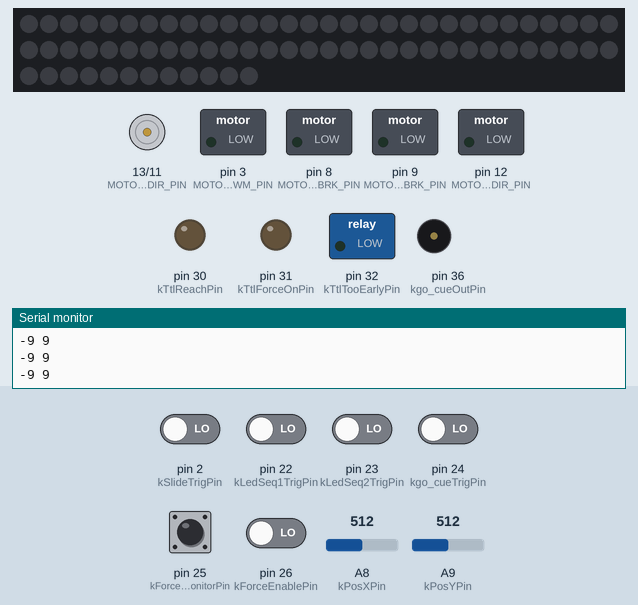
This sketch was run on a simulated Arduino Mega 2560, built with avr-gcc and run on an emulated ATmega2560. On the bench: 72 RGB LEDs in strip order, left to right, continuing on the next row, direction and speed pins drawn as motors (green arrow = direction pin HIGH = forward, orange = LOW = backward, longer = more drive), switched loads named in the sketch (green lamp = pin HIGH), output pins drawn as LEDs (lit = HIGH), buzzer (waves = sounding), the last lines printed to the serial monitor. Inputs (shaded band) come from the test bench; at power-on: pin 2 (kSlideTrigPin), pin 22 (kLedSeq1TrigPin), pin 23 (kLedSeq2TrigPin), pin 24 (kgo_cueTrigPin), pin 25 (kForceOnsetMonitorPin), pin 26 (kForceEnablePin) LOW, A9 (kPosYPin) = 512, A8 (kPosXPin) = 512. Dim RGB values are drawn brighter than linear.

Above: at 1.2 s.
1.3 s: pin 22 (kLedSeq1TrigPin) driven HIGH
3.7 s: pin 2 (kSlideTrigPin) driven HIGH
At 5.2 s:
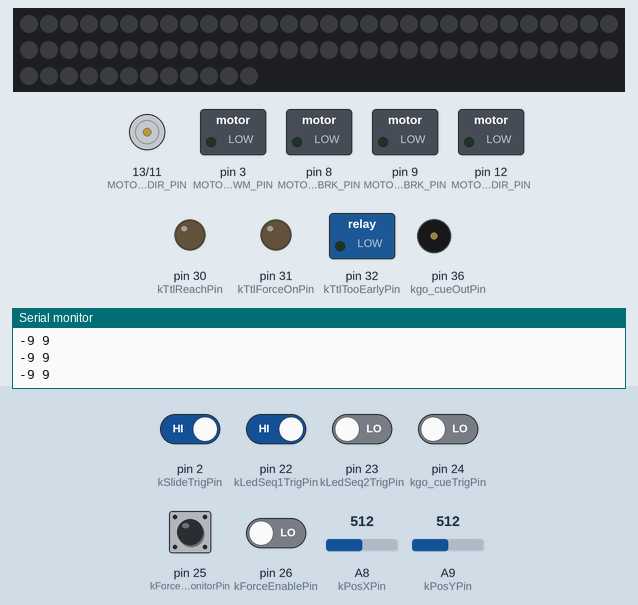
6.7 s: A9 (kPosYPin) set to 422
9.7 s: A9 (kPosYPin) set to 403
11.2 s: pin 24 (kgo_cueTrigPin) driven HIGH
At 11.81 s:
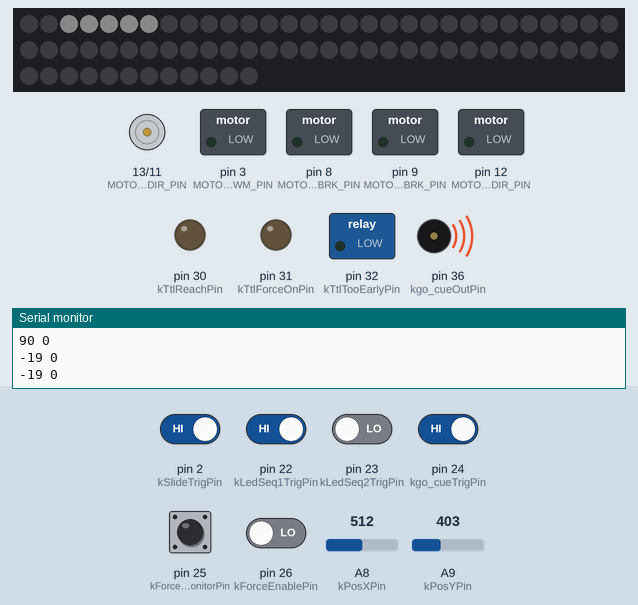
14.2 s: pin 23 (kLedSeq2TrigPin) driven HIGH
Timing chart, 0 to 17.2 s (numbered marks = the images above; inputs shaded):
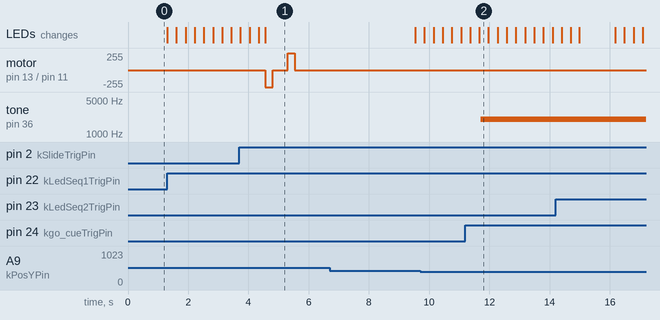

Measured:
- after the input at 3.7 s, motor on pin 13 (MOTOR_B_DIR_PIN) / pin 11 (MOTOR_B_PWM_PIN): stopped → backward 255/255 after 0.86 s, → stopped 0.24 s later, → forward 255/255 0.50 s later, → stopped 0.23 s later; the LEDs: first differ from a run without the input after 0.86 s (image 1)
- after the input at 11.2 s, tone on pin 36 (kgo_cueOutPin): silent → 2000 Hz after 0.51 s

The sketch:

Joystick_ForceField_v3.ino
```cpp
#include <Arduino.h>
#include <FastLED.h>
#include "src/MotorShield/MotorShield.h"

/*
  Joystick_ForceField_v3
  ----------------------
  Cleaned release-oriented refactor of the original joystick force-field control
  sketch used with an Arduino Mega 2560.

  Purpose
  - Sample joystick x/y position at 1 kHz using Timer5 + ADC interrupts.
  - Receive force commands from Bpod over Serial1.
  - Drive Motor A continuously during Bpod-defined force states.
  - Drive Motor B for the slide-close / recenter sequence.
  - Return brief TTL pulses to Bpod for force-on and too-early event detection.
  - Provide a reach-level TTL signal, go_cue feedback, and LED feedback.

  Behavioral note
  - Motor force is applied continuously while the joystick is above the
    force-on threshold and FORCE_ENABLE_PIN remains high.
  - TTL_FORCE_ON_PIN returns repeated brief pulses to Bpod while the joystick
    remains above the force-on threshold and FORCE_ONSET_MONITOR_PIN is high.
    This repeated pulsing is intentional so that Bpod does not miss a single
    brief event pulse.
  - TTL_TOO_EARLY_PIN returns repeated brief pulses to Bpod while the
    too-early criterion is satisfied. This repeated pulsing is also intentional.
  - TTL_REACH_PIN is a sustained level signal while the reach criterion is met.
*/


// -----------------------------------------------------------------------------
// Build options
// -----------------------------------------------------------------------------
constexpr bool kEnableSerialDebug = true;   // USB Serial Plotter debug output
constexpr uint32_t kSystemBaudRate = 115200; // Use fast serial if debug is enabled
constexpr uint32_t kBpodBaudRate = 115200;

// -----------------------------------------------------------------------------
// Hardware / task configuration
// -----------------------------------------------------------------------------
constexpr uint8_t kNumLeds = 72;
constexpr uint8_t kLedBrightness = 10;
constexpr uint16_t kAdcPeriodUs = 1000;      // 1 kHz joystick sampling
constexpr uint16_t kTtlPulseMs = 2;          // Pulse width for Bpod return pulses
constexpr uint16_t kMotorCommandPauseUs = 300;

// Joystick baseline and thresholds (ADC units)
volatile int16_t gBaselineX = 521;
volatile int16_t gBaselineY = 521;
constexpr int16_t kXWindowLimit = 50;             // reach / force-off X threshold
constexpr int16_t kForceOffsetThresholdY = 120;  // reach / force-off Y threshold
constexpr int16_t kForceOnsetThresholdY = 40;   // force-on  threshold
constexpr int16_t kTooEarlyThresholdY = 100;    // early movement threshold

// go_cue shaping thresholds (ADC units)
constexpr int16_t kgo_cueXGate = 50;
constexpr int16_t kgo_cueYGate = 40;
constexpr uint16_t kBasego_cueHz = 2000;

// -----------------------------------------------------------------------------
// GPIO mapping
// -----------------------------------------------------------------------------
constexpr uint8_t kLedDataOutPin = 37;   // WS2811 data pin
constexpr uint8_t kLedSeq1TrigPin = 22;  // Bpod BNC OUT 1
constexpr uint8_t kLedSeq2TrigPin = 23;  // Bpod BNC OUT 2
constexpr uint8_t kSlideTrigPin = 2;     // Bpod Wire OUT 1
constexpr uint8_t kgo_cueTrigPin = 24;   // Bpod Wire OUT 2; state gate for position monitoring and go_cue output
constexpr uint8_t kForceOnsetMonitorPin = 25;   // Bpod Wire OUT 3
constexpr uint8_t kForceEnablePin = 26;  // Bpod Wire OUT 4
constexpr uint8_t kgo_cueOutPin = 36;
constexpr uint8_t kTtlReachPin = 30;     // Bpod Wire IN 1
constexpr uint8_t kTtlForceOnPin = 31;   // Bpod Wire IN 2
constexpr uint8_t kTtlTooEarlyPin = 32;    // Bpod Wire IN 3
constexpr uint8_t kPosXPin = A8;
constexpr uint8_t kPosYPin = A9;
constexpr uint8_t kInternalLedPin = 13;

// -----------------------------------------------------------------------------
// Timer / ADC constants
// -----------------------------------------------------------------------------
constexpr uint16_t kTimerMax = 0xFFFF;

// -----------------------------------------------------------------------------
// Global state shared across ISRs and loop()
// -----------------------------------------------------------------------------
volatile int16_t gPosX = 0;
volatile int16_t gPosY = 0;
volatile uint8_t gCurrentAdcChannel = kPosXPin;
volatile bool gAdcSampleReady = false;
volatile bool gSlideResetRequested = false;
volatile bool gBaselineResetRequested = false;

// Bpod command byte that controls motor amplitude
uint8_t gForceFactor = 0;

// Diagnostics / derived joystick variables
int16_t gDiffX = 0;
int16_t gDiffY = 0;

// Peripheral objects
CRGB gLeds[kNumLeds];
MotorShield gMotorShield;

// -----------------------------------------------------------------------------
// Forward declarations
// -----------------------------------------------------------------------------
uint16_t calculateTimerTop(const uint32_t fosc, const uint16_t prescaler, const uint32_t timeTopUs);
void initTimer5(const uint32_t microSeconds);
void initADC();
void handleSlideTrigger();

void readBpodForceCommand();
void processLatestJoystickSample();
void processJoystickSample(const int16_t posX, const int16_t posY);
void updateForceMotor(const int16_t diffX, const int16_t diffY);
void updateTooEarlyPulse(const int16_t diffX, const int16_t diffY);
void updatego_cueAndReachTtl(const int16_t diffX, const int16_t diffY);
void updateLedSequences();
void recalibrateBaseline();
void runSlideCloseSequence();
void sendPulse(const uint8_t pin, const uint16_t pulseMs);
void stopForceMotor();
void debugPrintJoystick(const int16_t diffX, const int16_t diffY);

void runLedClockwise();
void runLedClockwiseContinuous();
void runLedCounterclockwise();
void runLedCounterclockwiseContinuous();
void runLedBlink();

// -----------------------------------------------------------------------------
// Timer helpers
// -----------------------------------------------------------------------------
uint16_t calculateTimerTop(const uint32_t fosc,
                           const uint16_t prescaler,
                           const uint32_t timeTopUs) {
  const uint32_t scaled = ((fosc / 1000000UL) * timeTopUs) + (prescaler / 2UL);
  return static_cast<uint16_t>((scaled / prescaler) - 1UL);
}

void initTimer5(const uint32_t microSeconds) {
#if !defined(__AVR_ATmega2560__)
#error Only ATMEGA2560 MCU supported (Arduino Mega 2560)
#endif

  uint8_t prescaleBits = 0;
  uint32_t timerTicks = ((F_CPU / 1000000UL) * microSeconds) - 1UL;

  if (timerTicks < kTimerMax) {
    prescaleBits = (1 << CS50);
    timerTicks = calculateTimerTop(F_CPU, 1, microSeconds);
  } else if ((timerTicks >>= 3) < kTimerMax) {
    prescaleBits = (1 << CS51);
    timerTicks = calculateTimerTop(F_CPU, 8, microSeconds);
  } else if ((timerTicks >>= 3) < kTimerMax) {
    prescaleBits = (1 << CS51) | (1 << CS50);
    timerTicks = calculateTimerTop(F_CPU, 64, microSeconds);
  } else if ((timerTicks >>= 2) < kTimerMax) {
    prescaleBits = (1 << CS52);
    timerTicks = calculateTimerTop(F_CPU, 256, microSeconds);
  } else if ((timerTicks >>= 2) < kTimerMax) {
    prescaleBits = (1 << CS52) | (1 << CS50);
    timerTicks = calculateTimerTop(F_CPU, 1024, microSeconds);
  } else {
    prescaleBits = (1 << CS52) | (1 << CS50);
    timerTicks = kTimerMax;
  }

  TCCR5B &= ~((1 << CS52) | (1 << CS51) | (1 << CS50));
  TCCR5A = 0x00;
  TCCR5B = (1 << WGM52);
  TCCR5C = 0x00;
  OCR5A = static_cast<uint16_t>(timerTicks);
  TIMSK5 = (1 << OCIE5A);
  TCNT5 = 0x0000;
  TCCR5B |= prescaleBits;
}

ISR(TIMER5_COMPA_vect) {
  ADCSRA |= (1 << ADSC);
}

// -----------------------------------------------------------------------------
// ADC helpers
// -----------------------------------------------------------------------------
void initADC() {
#if !defined(__AVR_ATmega2560__)
#error Only ATMEGA2560 MCU supported (Arduino Mega 2560)
#endif

  uint8_t tempCh = (gCurrentAdcChannel - 54) & 0x0F;

  ADCSRA = 0x00;
  ADMUX = 0x00;
  ADMUX |= (1 << REFS0);
  ADMUX |= (tempCh & ((1 << MUX2) | (1 << MUX1) | (1 << MUX0)));

  ADCSRB = 0x00;
  ADCSRB |= (tempCh & (1 << MUX5));

  ADCSRA |= (1 << ADEN) | (1 << ADIE) | (1 << ADPS2) | (1 << ADPS1) | (1 << ADPS0);
}

ISR(ADC_vect) {
  const uint16_t tempAdc = ADC;
  uint8_t tempCh;

  ADMUX &= ~((1 << MUX4) | (1 << MUX3) | (1 << MUX2) | (1 << MUX1) | (1 << MUX0));
  ADCSRB &= ~(1 << MUX5);

  if (gCurrentAdcChannel == kPosXPin) {
    gPosX = static_cast<int16_t>(tempAdc);
    gCurrentAdcChannel = kPosYPin;
    tempCh = (gCurrentAdcChannel - 54) & 0x0F;
    ADMUX |= (tempCh & ((1 << MUX2) | (1 << MUX1) | (1 << MUX0)));
    ADCSRB |= (tempCh & (1 << MUX5));
    ADCSRA |= (1 << ADSC);
  } else if (gCurrentAdcChannel == kPosYPin) {
    gPosY = static_cast<int16_t>(tempAdc);
    gCurrentAdcChannel = kPosXPin;
    tempCh = (gCurrentAdcChannel - 54) & 0x0F;
    ADMUX |= (tempCh & ((1 << MUX2) | (1 << MUX1) | (1 << MUX0)));
    ADCSRB |= (tempCh & (1 << MUX5));
    gAdcSampleReady = true;
  }
}

// -----------------------------------------------------------------------------
// External interrupt
// -----------------------------------------------------------------------------
void handleSlideTrigger() {
  gSlideResetRequested = true;
}

// -----------------------------------------------------------------------------
// Arduino lifecycle
// -----------------------------------------------------------------------------
void setup() {
  if (kEnableSerialDebug) {
    Serial.begin(kSystemBaudRate);
  }
  Serial1.begin(kBpodBaudRate);

  gMotorShield.begin(MOTOR_AB);
  gMotorShield.set_forward_direction(MOTOR_A, LOW);
  gMotorShield.set_forward_direction(MOTOR_B, LOW);

  pinMode(kForceEnablePin, INPUT);
  pinMode(kForceOnsetMonitorPin, INPUT);
  pinMode(kSlideTrigPin, INPUT);

  pinMode(kLedDataOutPin, OUTPUT);
  pinMode(kLedSeq1TrigPin, INPUT);
  pinMode(kLedSeq2TrigPin, INPUT);
  pinMode(kInternalLedPin, OUTPUT);

  pinMode(kgo_cueTrigPin, INPUT);
  pinMode(kgo_cueOutPin, OUTPUT);

  pinMode(kTtlReachPin, OUTPUT);
  pinMode(kTtlForceOnPin, OUTPUT);
  pinMode(kTtlTooEarlyPin, OUTPUT);

  digitalWrite(kTtlReachPin, LOW);
  digitalWrite(kTtlForceOnPin, LOW);
  digitalWrite(kTtlTooEarlyPin, LOW);

  FastLED.addLeds<WS2811, kLedDataOutPin, RGB>(gLeds, kNumLeds);
  FastLED.setBrightness(kLedBrightness);
  FastLED.clear(true);

  attachInterrupt(digitalPinToInterrupt(kSlideTrigPin), handleSlideTrigger, RISING);

  gCurrentAdcChannel = kPosXPin;
  initADC();
  initTimer5(kAdcPeriodUs);
}

void loop() {
  if (gSlideResetRequested) {
    runSlideCloseSequence();
    gSlideResetRequested = false;
  }

  readBpodForceCommand();

  if (gAdcSampleReady) {
    processLatestJoystickSample();
  }

  updateLedSequences();
}

// -----------------------------------------------------------------------------
// Main task logic
// -----------------------------------------------------------------------------
void readBpodForceCommand() {
  if (Serial1.available() > 0) {
    gForceFactor = static_cast<uint8_t>(Serial1.read());
  }
}

void processLatestJoystickSample() {
  int16_t posX = 0;
  int16_t posY = 0;

  noInterrupts();
  gAdcSampleReady = false;
  posX = gPosX;
  posY = gPosY;
  interrupts();

  if (gBaselineResetRequested) {
    recalibrateBaseline();
    gBaselineResetRequested = false;
  }

  processJoystickSample(posX, posY);
}

void processJoystickSample(const int16_t posX, const int16_t posY) {
  noInterrupts();
  const int16_t baselineX = gBaselineX;
  const int16_t baselineY = gBaselineY;
  interrupts();

  gDiffX = abs(posX - baselineX);
  gDiffY = posY - baselineY;

  debugPrintJoystick(gDiffX, gDiffY);

  updateForceMotor(gDiffX, gDiffY);
  updateTooEarlyPulse(gDiffX, gDiffY);
  updatego_cueAndReachTtl(gDiffX, gDiffY);
}

void updateForceMotor(const int16_t /*diffX*/, const int16_t diffY) {
  if (diffY > kForceOnsetThresholdY) {
    if (digitalRead(kForceOnsetMonitorPin) == HIGH) {
      // Return repeated brief pulses to Bpod while the onset-monitor gate is
      // high and the joystick remains above threshold. Repeated pulses are
      // intentional here to reduce the chance that Bpod misses a single pulse.
      sendPulse(kTtlForceOnPin, kTtlPulseMs);
    }

    if (digitalRead(kForceEnablePin) == HIGH) {
      gMotorShield.backward(MOTOR_A, gForceFactor);
      delayMicroseconds(kMotorCommandPauseUs);
      return;
    }
  }

  stopForceMotor();
}

void updateTooEarlyPulse(const int16_t diffX, const int16_t diffY) {
  if (diffY > kTooEarlyThresholdY) {
    // Return repeated brief pulses to Bpod while the too-early
    // criterion remains true. Repeated pulses are intentional here.
    sendPulse(kTtlTooEarlyPin, kTtlPulseMs);
  }
}

void updatego_cueAndReachTtl(const int16_t diffX, const int16_t diffY) {
  // kgo_cueTrigPin is a Bpod-controlled state gate. When HIGH, Arduino
  // enters the active monitoring state: it evaluates joystick position,
  // drives position-dependent go_cue output, and returns reach detection
  // to Bpod on kTtlReachPin.
  if (digitalRead(kgo_cueTrigPin) == HIGH) {
    if ((diffX < kgo_cueXGate) && (diffY > kgo_cueYGate)) {
      tone(kgo_cueOutPin, static_cast<unsigned int>((diffY * diffY) / 5 + kBasego_cueHz));
    } else {
      tone(kgo_cueOutPin, kBasego_cueHz);
    }

    // Return a sustained HIGH signal to Bpod while the reach criterion is
    // satisfied during the active monitoring state.
    if ((diffY > kForceOffsetThresholdY) && (diffX < kXWindowLimit)) {
      digitalWrite(kTtlReachPin, HIGH);
    } else {
      digitalWrite(kTtlReachPin, LOW);
    }
  } else {
    // Outside the Bpod monitoring state, go_cue output is disabled and the
    // reach-return line is held LOW.
    noTone(kgo_cueOutPin);
    digitalWrite(kTtlReachPin, LOW);
  }
}

void updateLedSequences() {
  if (digitalRead(kLedSeq1TrigPin) == HIGH) {
    runLedCounterclockwise();
  }

  if (digitalRead(kLedSeq2TrigPin) == HIGH) {
    runLedBlink();
  }
}

void recalibrateBaseline() {
  // Re-estimate joystick resting baseline during the Bpod dummy/reset state
  // using a fresh average of new samples only.
  delay(2000);

  int32_t sumX = 0;
  int32_t sumY = 0;

  for (uint8_t ii = 0; ii < 10; ++ii) {
    noInterrupts();
    const int16_t posX = gPosX;
    const int16_t posY = gPosY;
    interrupts();

    sumX += posX;
    sumY += posY;
    delay(200);
  }

  noInterrupts();
  gBaselineX = static_cast<int16_t>(sumX / 10);
  gBaselineY = static_cast<int16_t>(sumY / 10);
  interrupts();
}

void runSlideCloseSequence() {
  gMotorShield.forward(MOTOR_B, 255);
  delay(240);
  gMotorShield.stop(MOTOR_B);
  delay(500);

  gMotorShield.backward(MOTOR_B, 255);
  delay(230);
  gMotorShield.stop(MOTOR_B);
  delayMicroseconds(10);

  digitalWrite(kTtlReachPin, LOW);
  gBaselineResetRequested = true;
}

void sendPulse(const uint8_t pin, const uint16_t pulseMs) {
  digitalWrite(pin, HIGH);
  delay(pulseMs);
  digitalWrite(pin, LOW);
}

void stopForceMotor() {
  gMotorShield.stop(MOTOR_A);
  delayMicroseconds(kMotorCommandPauseUs);
}

void debugPrintJoystick(const int16_t diffX, const int16_t diffY) {
  if (!kEnableSerialDebug) {
    return;
  }

  static uint32_t lastPrintMs = 0;
  const uint32_t now = millis();
  if (now - lastPrintMs < 10) {
    return;
  }
  lastPrintMs = now;

  Serial.print(diffY);
  Serial.print(' ');
  Serial.println(diffX);
}

// -----------------------------------------------------------------------------
// LED helper routines (kept largely unchanged from v2)
// -----------------------------------------------------------------------------
void runLedClockwise() {
  for (int whiteLed = 0; whiteLed < kNumLeds - 4; ++whiteLed) {
    gLeds[whiteLed] = CRGB::White;
    gLeds[whiteLed + 1] = CRGB::White;
    gLeds[whiteLed + 2] = CRGB::White;
    gLeds[whiteLed + 3] = CRGB::White;
    gLeds[whiteLed + 4] = CRGB::White;
    FastLED.show();

    gLeds[whiteLed] = CRGB::Black;
    gLeds[whiteLed + 1] = CRGB::Black;
    gLeds[whiteLed + 2] = CRGB::Black;
    gLeds[whiteLed + 3] = CRGB::Black;
    gLeds[whiteLed + 4] = CRGB::Black;
    FastLED.show();
  }
}

void runLedClockwiseContinuous() {
  gLeds[0] = CRGB::White;
  gLeds[1] = CRGB::White;
  gLeds[2] = CRGB::White;
  gLeds[3] = CRGB::White;
  gLeds[4] = CRGB::White;
  FastLED.show();
  delay(0);

  for (int ledCntr = 1; ledCntr < kNumLeds - 4; ++ledCntr) {
    gLeds[ledCntr - 1] = CRGB::Black;
    gLeds[ledCntr + 4] = CRGB::White;
    FastLED.show();
    delay(0);
  }
}

void runLedCounterclockwise() {
  for (int whiteLed = kNumLeds - 5; whiteLed >= 0; --whiteLed) {
    gLeds[whiteLed] = CRGB::White;
    gLeds[whiteLed + 1] = CRGB::White;
    gLeds[whiteLed + 2] = CRGB::White;
    gLeds[whiteLed + 3] = CRGB::White;
    gLeds[whiteLed + 4] = CRGB::White;
    FastLED.show();
    delay(5);

    gLeds[whiteLed] = CRGB::Black;
    gLeds[whiteLed + 1] = CRGB::Black;
    gLeds[whiteLed + 2] = CRGB::Black;
    gLeds[whiteLed + 3] = CRGB::Black;
    gLeds[whiteLed + 4] = CRGB::Black;
    FastLED.show();
    delay(5);
  }
}

void runLedCounterclockwiseContinuous() {
  gLeds[(kNumLeds - 1) - 0] = CRGB::White;
  gLeds[(kNumLeds - 1) - 1] = CRGB::White;
  gLeds[(kNumLeds - 1) - 2] = CRGB::White;
  gLeds[(kNumLeds - 1) - 3] = CRGB::White;
  gLeds[(kNumLeds - 1) - 4] = CRGB::White;
  FastLED.show();
  delay(0);

  for (int ledCntr = kNumLeds - 2; ledCntr >= 4; --ledCntr) {
    gLeds[ledCntr + 1] = CRGB::Black;
    gLeds[ledCntr - 4] = CRGB::White;
    FastLED.show();
    delay(0);
  }
}

void runLedBlink() {
  FastLED.setBrightness(2);
  fill_solid(gLeds, kNumLeds, CRGB::White);
  FastLED.show();
  delay(2);

  fill_solid(gLeds, kNumLeds, CRGB::Black);
  FastLED.show();
  delay(50);

  FastLED.setBrightness(kLedBrightness);
}
```

MotorShieldDefs.h
```cpp
// Motor A
#define MOTOR_A_DIR_PIN 12
#define MOTOR_A_BRK_PIN 9
#define MOTOR_A_PWM_PIN 3
// Motor B
#define MOTOR_B_DIR_PIN 13
#define MOTOR_B_BRK_PIN 8
#define MOTOR_B_PWM_PIN 11
```

Source omitted: MotorShield.cpp (5008 bytes), MotorShield.h (2899 bytes)
